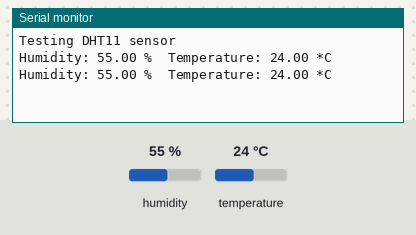
This sketch was run on a simulated Arduino Uno, built with avr-gcc and run on an emulated ATmega328P. Shown: the last lines printed to the serial monitor. The test bench sets the inputs (shaded band); at power-on: humidity 55 %, temperature 24 °C.

Above: at 4.8 s.
4.9 s: humidity set to 22 %
At 6.5 s:
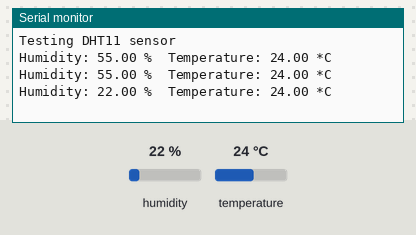
7.9 s: temperature set to 12 °C
At 8.9 s:
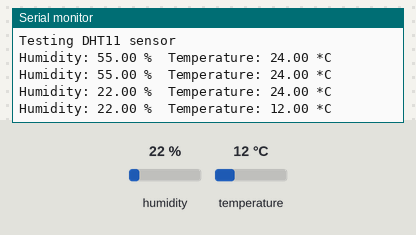
10.9 s: humidity set to 40 %
At 12.6 s:
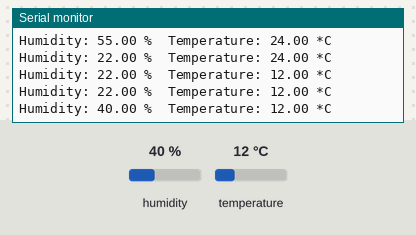
Timing chart, 0 to 14.1 s (numbered marks = the images above; inputs shaded):
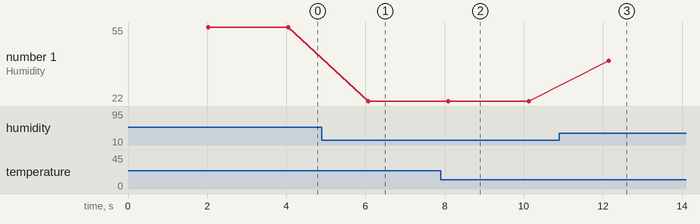

The sketch:

sketch.ino
```cpp
/*
Project: DHT22 sensor operation test
Author: Enrique A Gracian Castro
Day: 22/09/2025
Description:
Test code to read the temperature and humidity
of the DHT11 sensor and display them on the serial monitor.
*/

#include "DHT.h" // DHT sensor library
#include <Adafruit_Sensor.h> // Universal Adafruit library

// Defines the pin where you connected the sensor and the sensor type
#define DHTPIN 2 // Pin to which the sensor data cable is connected.
#define DHTTYPE DHT11 // Defines the sensor type: DHT11

// Initializes the DHT object with the defined pin and sensor type
DHT dht(DHTPIN, DHTTYPE);

/*
Function to initialize variables and components
*/
void setup() {
  // Starts serial communication at 9600 baud to view the data
  Serial.begin(9600);
  Serial.println("Testing DHT11 sensor");

  // Starts the DHT sensor
  dht.begin();
}

/*
Function that runs repeatedly
*/
void loop() {
  // Waits 2 seconds between readings to avoid saturating the sensor
  delay(2000);

  // Reads the temperature and humidity
  float h = dht.readHumidity();
  float t = dht.readTemperature();

  // Checks if the readings were successful (they are not NaN, "Not a Number")
  if (isnan(h) || isnan(t)) {
    Serial.println(h);
    Serial.println(t);
    Serial.println("Error reading DHT sensor");
    return; // Skips the rest of the loop and starts over
  }

  // Displays the read values on the serial monitor
  Serial.print("Humidity: ");
  Serial.print(h);
  Serial.print(" %");
  Serial.print("  Temperature: ");
  Serial.print(t);
  Serial.println(" *C");
}
```

Measured:
- after the input at 4.9 s, the serial monitor: prints a new line after 1.2 s (image 1)
- after the input at 7.9 s, the serial monitor: prints a new line after 0.20 s (image 2)
- after the input at 10.9 s, the serial monitor: prints a new line after 1.2 s (image 3)
- plotted number 1: 55 → 22 after the input at 4.9 s, 22 → 40 after the input at 10.9 s
